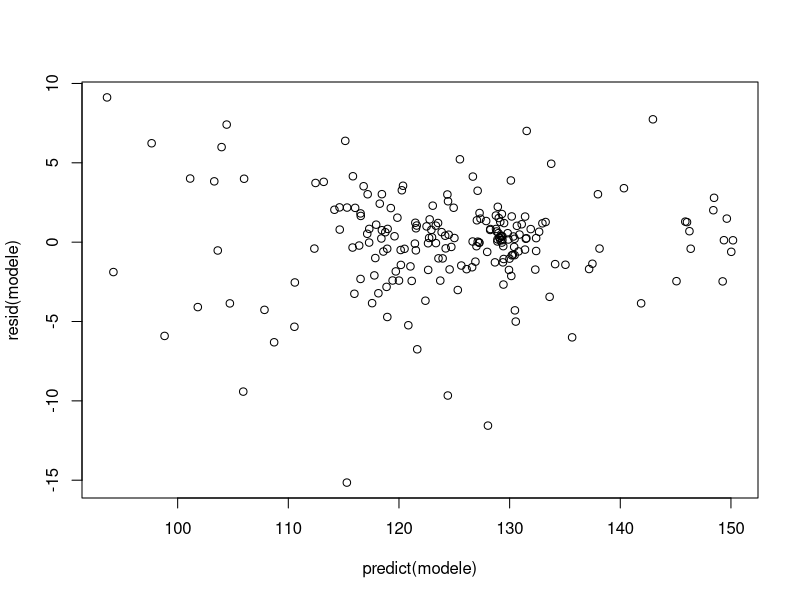
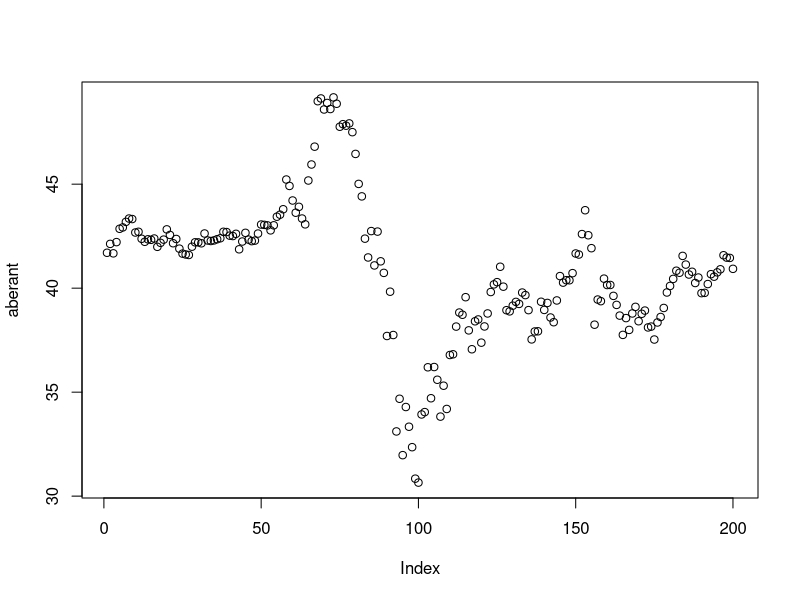

Generate these figures, in order, with R:
#Installation du package readxl
install.packages("readxl")
#chargement du package readxl
library(readxl)
#lecture du fichier excel
data=read_excel("dataset.xlsx",sheet="Feuil1",col_names = TRUE)
#suppression de la date
data=data[,-1]

# Question 1

# y  représente la variable expliquée "Close_forcast"
y=data[,18]
# Détermination de la variable entrante
coefficient=0
j=1
for (i in 1:17) {
  x=data[i:i]
  if ( cor(x,y, method="pearson") > coefficient){
    coefficient=cor(x,y, method="pearson")
    j=i
  }
}
variable_entrante_1=data[j:j]
# donc c'est la variable Close_t  qui a la plus grande corrélation avec y
# On va supprimer la variable entrante du tableau initiale et l'ajouter dans un nouveau tableau qui contient la variable expliquée (d'indice 18)
nouveau_tableau=data[18:18]
data=data[,-j]
nouveau_tableau <- cbind(nouveau_tableau, variable_entrante_1)
# Calcul du modèle de régression de y sur la variable entrante
modele <- lm(Close_forcast~Close_t,data=nouveau_tableau)
summary(modele)
# résidu du modèle de régression
residu=residuals(modele)
# Cherchons maintenant la variable qui a la plus grande corrélation avec le résidu
r=0
j=1
for (i in 1:16) {
  x=data[i:i]
  if ( cor(x,residu, method="pearson") > r){
    r=cor(x,residu, method="pearson")
    j=i
  }
}
# C'est la variable SO.K qui est candidate pour intégrer le modèle
# Son coefficient de corrélation avec le résidu est
print(r)
# D'après la table de la loi de student t(n-2,0,975)=1.96 avec n=200 et alpha=0.05
# if suffit de comparer abs(r)/sqrt((1-r^2)/198) avec t(n-2,0.975)
print(abs(r)/sqrt((1-r^2)/198))
# On voit bien que abs(r)/sqrt((1-r^2)/198) < t(n-2,0.975)
# Donc l'hypothèse de nullité de r est acceptée.
# Le critère d'arrêt est donc vérifié , l'algorithme se termine

# Question 2

# Calcul du R carré et R carré ajusté
modele <- lm(Close_forcast~Close_t,data=nouveau_tableau)
summary(modele)
# Test d'homoscédasticité
plot(predict(modele),resid(modele))

# test de normalité
shapiro.test(resid(modele))
ks.test(resid(modele),pnorm)

# Valeurs aberrantes 
A=sqrt(deviance(modele)/df.residual(modele))
aberant=abs(predict(modele))/A
plot(aberant)
#On remarque que les observations d'indice compris entre 60 et 120 reprèsentent des valeurs abberantes 

# Question 3

# Calcul de l'AIC
AIC(modele)
